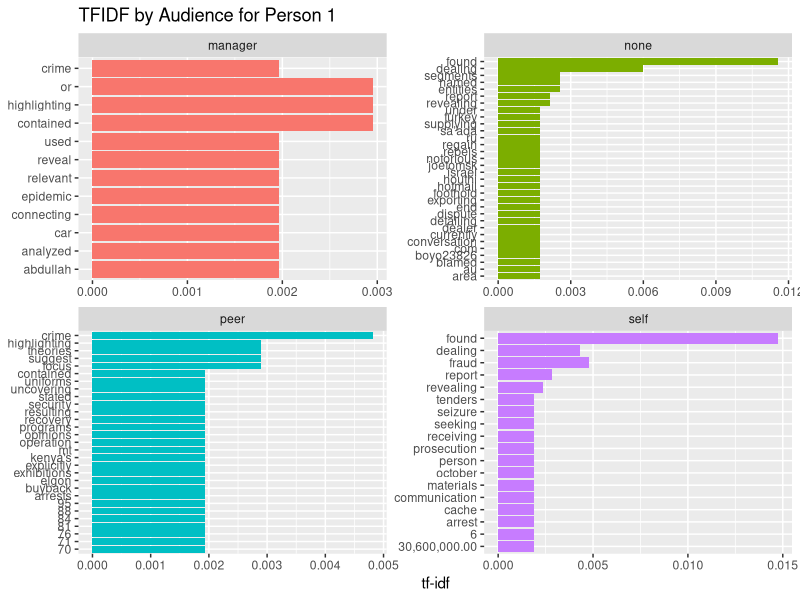
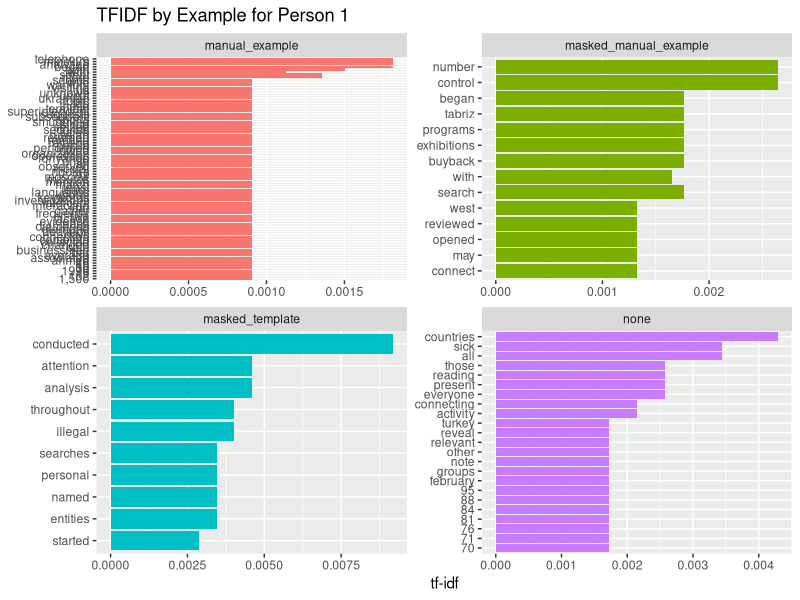
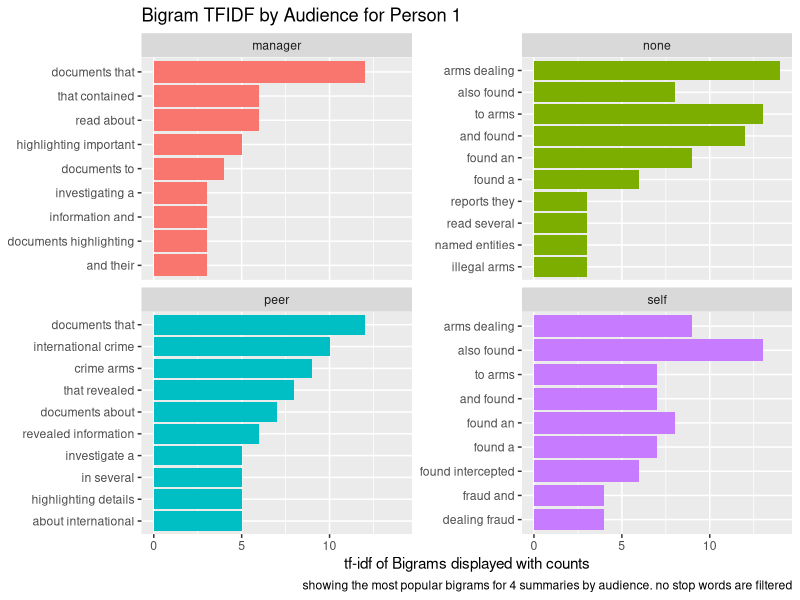
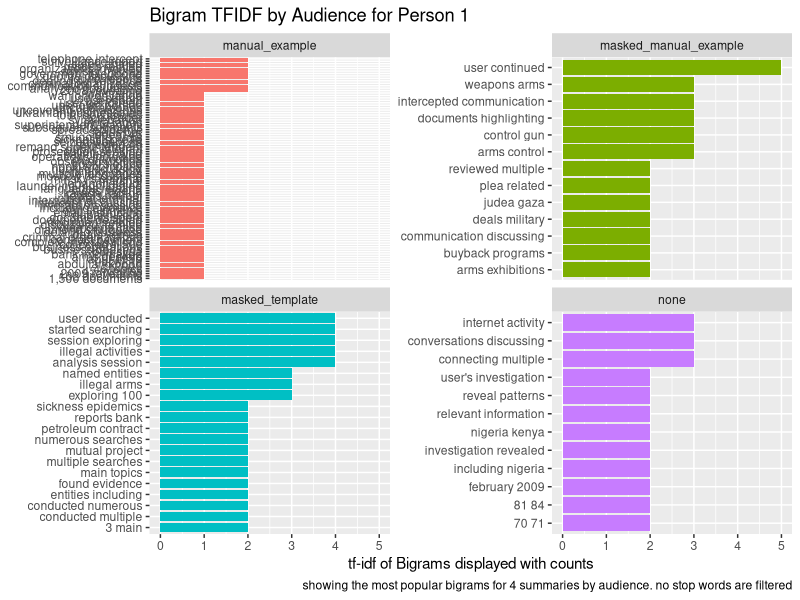
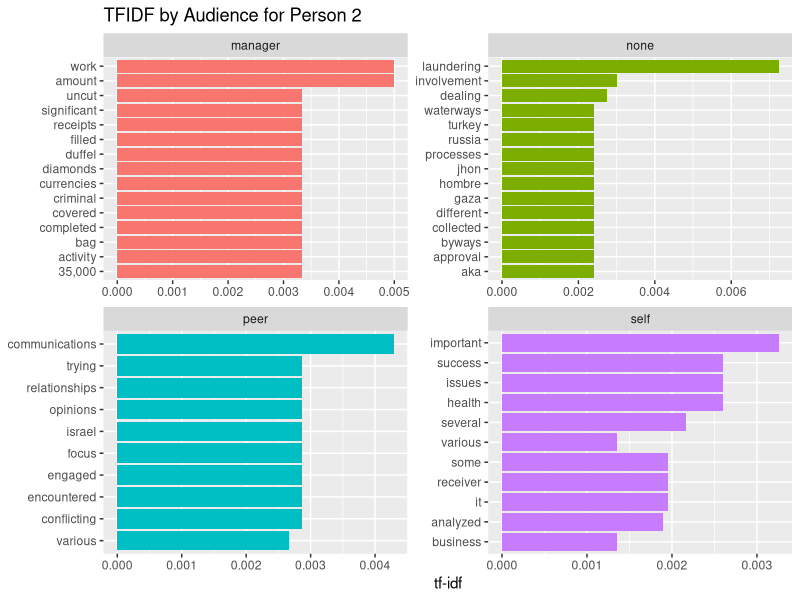
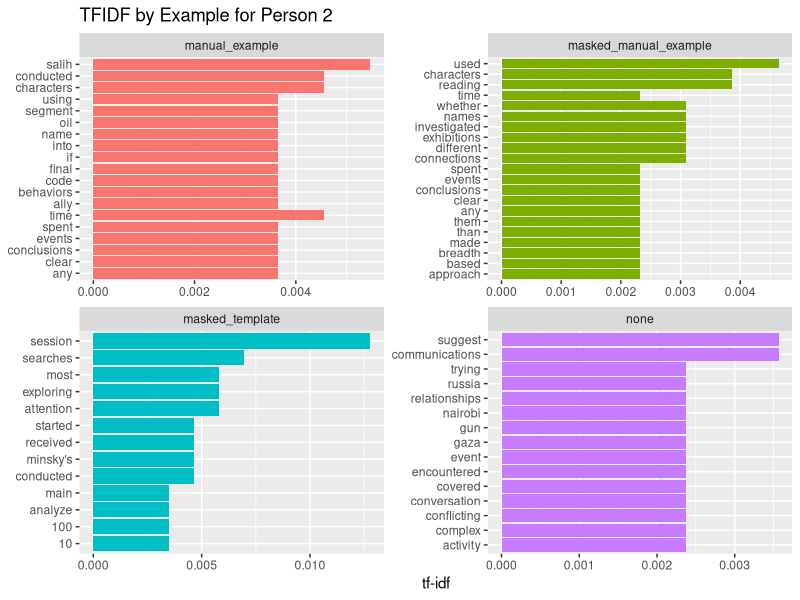
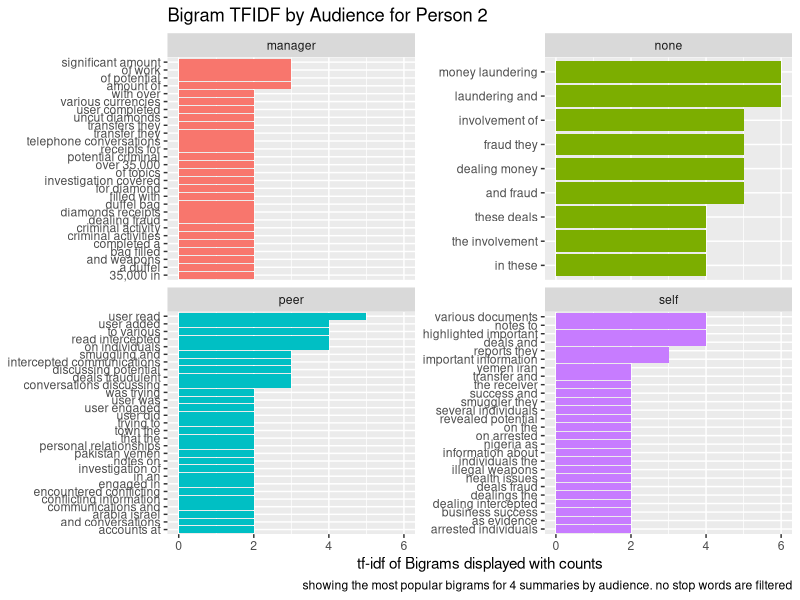
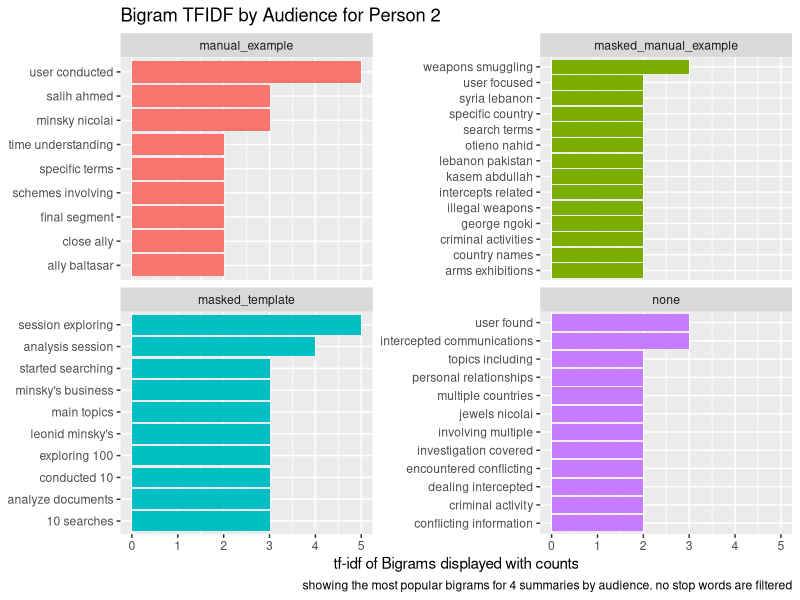

R code for these plots, in order:
#####
# Exploration of some of the words used in summaries.
# not seeing any significant results.
#####

library(dplyr)
library(tidytext)
library(forcats)
library(ggplot2)
library(tidyr)

folder = "figs/v4/"
personFilter = 1
for (personFilter in c(1,2,3)){

corpus_by_audience <- read.csv("data/data.csv") %>%
  filter(ground_truth == "manual" & person == personFilter) %>% #just look at the 16 summaries for specified participant
  select(final_summary,audience,person) %>%
  mutate(corpora = as.character(final_summary)) %>%
  select(-final_summary) %>%
  unnest_tokens(words, corpora) %>%
  count(audience, words, sort = TRUE)

corpus_by_example <- read.csv("data/data.csv") %>%
  filter(ground_truth == "manual" & person == personFilter) %>% #just look at the 16 summaries for specified participant
  select(final_summary,example) %>%
  mutate(corpora = as.character(final_summary)) %>%
  select(-final_summary) %>%
  unnest_tokens(words, corpora) %>%
  count(example, words, sort = TRUE)

total_words_by_audience <- corpus_by_audience %>% 
  group_by(audience) %>% 
  summarize(total = sum(n))

total_words_by_example <- corpus_by_example %>% 
  group_by(example) %>% 
  summarize(total = sum(n))

audience_words <- left_join(corpus_by_audience, total_words_by_audience)
example_words <- left_join(corpus_by_example, total_words_by_example)

audience_tf_idf <- audience_words %>%
  bind_tf_idf(words, audience, n)


example_tf_idf <- example_words %>%
  bind_tf_idf(words, example, n)




audience_tf_idf %>%
  group_by(audience) %>%
  slice_max(tf_idf, n = 10) %>%
  ungroup() %>%
  ggplot(aes(tf_idf, fct_reorder(words, tf_idf), fill = audience)) +
  geom_col(show.legend = FALSE) +
  facet_wrap(~audience, ncol = 2, scales = "free") +
  labs(title = paste0("TFIDF by Audience for Person ",personFilter), x = "tf-idf", y = NULL)
ggsave(paste0(folder,"TFIDF-Audence-",personFilter,".png"))

example_tf_idf %>%
  group_by(example) %>%
  slice_max(tf_idf, n = 10) %>%
  ungroup() %>%
  ggplot(aes(tf_idf, fct_reorder(words, tf_idf), fill = example)) +
  geom_col(show.legend = FALSE) +
  facet_wrap(~example, ncol = 2, scales = "free") +
  labs(title = paste0("TFIDF by Example for Person ",personFilter), x = "tf-idf", y = NULL)
ggsave(paste0(folder,"TFIDF-Example-",personFilter,".png"))

#####
# Bigrams

the_bigrams <- read.csv("data/data.csv") %>%
  filter(ground_truth == "manual" & person == personFilter) %>%  #just look at the 16 summaries for specified participant
  select(final_summary,audience) %>%
  mutate(corpora = as.character(final_summary)) %>%
  select(-final_summary) %>%
  unnest_tokens(bigram, corpora, token = "ngrams", n = 2) %>%
  filter(!is.na(bigram))

bigrams_filtered <- the_bigrams %>%
  separate(bigram, c("word1", "word2"), sep = " ") #%>%
  # filter(!word1 %in% stop_words$word) %>%
  # filter(!word2 %in% stop_words$word)

bigram_counts <- bigrams_filtered %>% 
  count(word1, word2, sort = TRUE)

bigrams_united <- bigrams_filtered %>%
  unite(bigram, word1, word2, sep = " ")

bigram_tf_idf <- bigrams_united %>%
  count(audience, bigram) %>%
  bind_tf_idf(bigram, audience, n) %>%
  arrange(desc(tf_idf))

bigram_tf_idf %>%
  group_by(audience) %>%
  slice_max(tf_idf, n = 9) %>%
  ungroup() %>%
  ggplot(aes(n, fct_reorder(bigram, n), fill = audience)) +
  geom_col(show.legend = FALSE) +
  facet_wrap(~audience, ncol = 2, scales = "free_y") +
  labs(title = paste0("Bigram TFIDF by Audience for Person ",personFilter), x = "tf-idf of Bigrams displayed with counts", caption = "showing the most popular bigrams for 4 summaries by audience. no stop words are filtered", y = NULL)
ggsave(paste0(folder,"Bigram-TFIDF-Audence-",personFilter,".png"))




the_bigrams <- read.csv("data/data.csv") %>%
  filter(ground_truth == "manual" & person == personFilter) %>%  #just look at the 16 summaries for specified participant
  select(final_summary,example) %>%
  mutate(corpora = as.character(final_summary)) %>%
  select(-final_summary) %>%
  unnest_tokens(bigram, corpora, token = "ngrams", n = 2) %>%
  filter(!is.na(bigram))

bigrams_filtered <- the_bigrams %>%
  separate(bigram, c("word1", "word2"), sep = " ") %>%
  filter(!word1 %in% stop_words$word) %>%
  filter(!word2 %in% stop_words$word)

bigram_counts <- bigrams_filtered %>% 
  count(word1, word2, sort = TRUE)

bigrams_united <- bigrams_filtered %>%
  unite(bigram, word1, word2, sep = " ")

bigram_tf_idf <- bigrams_united %>%
  count(example, bigram) %>%
  bind_tf_idf(bigram, example, n) %>%
  arrange(desc(tf_idf))

bigram_tf_idf %>%
  group_by(example) %>%
  slice_max(tf_idf, n = 9) %>%
  ungroup() %>%
  ggplot(aes(n, fct_reorder(bigram, n), fill = example)) +
  geom_col(show.legend = FALSE) +
  facet_wrap(~example, ncol = 2, scales = "free_y") +
  labs(title = paste0("Bigram TFIDF by Audience for Person ",personFilter), x = "tf-idf of Bigrams displayed with counts", caption = "showing the most popular bigrams for 4 summaries by audience. no stop words are filtered", y = NULL)
ggsave(paste0(folder,"Bigram-TFIDF-Audence-",personFilter,".png"))

}
